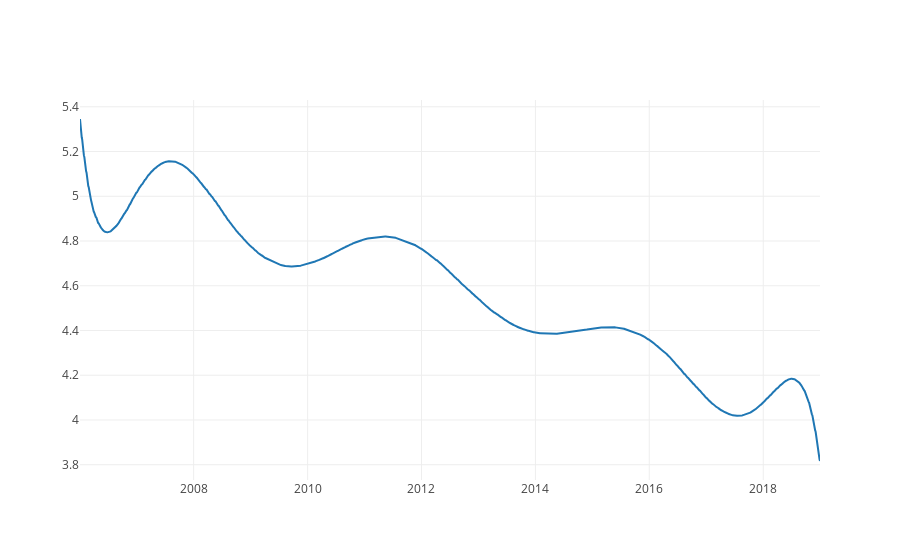

This figure's notebook cell:
### Markdown cell above
#### Combining the 2 Datasets and Do Analysis

### Code cell
India_Combine = combine_the_data_Stocks_n_LL(India_Stocks_Data, India_13yr_LL)
India_Combine.head()

### Figure 1 — Plotly figure (JSON) as saved in the notebook; plotly's stock layout.template omitted (floating-point values rounded to 4 significant figures; data arrays with more than 128 entries replaced by an {"elided": "..."} marker saying what was removed)
{"data": [{"type": "scatter", "uid": "05c250cc-82f9-4880-8f4a-716b0c85d360", "x": {"elided": "3210 str values"}, "y": {"elided": "3210 float values"}}], "layout": {}}
